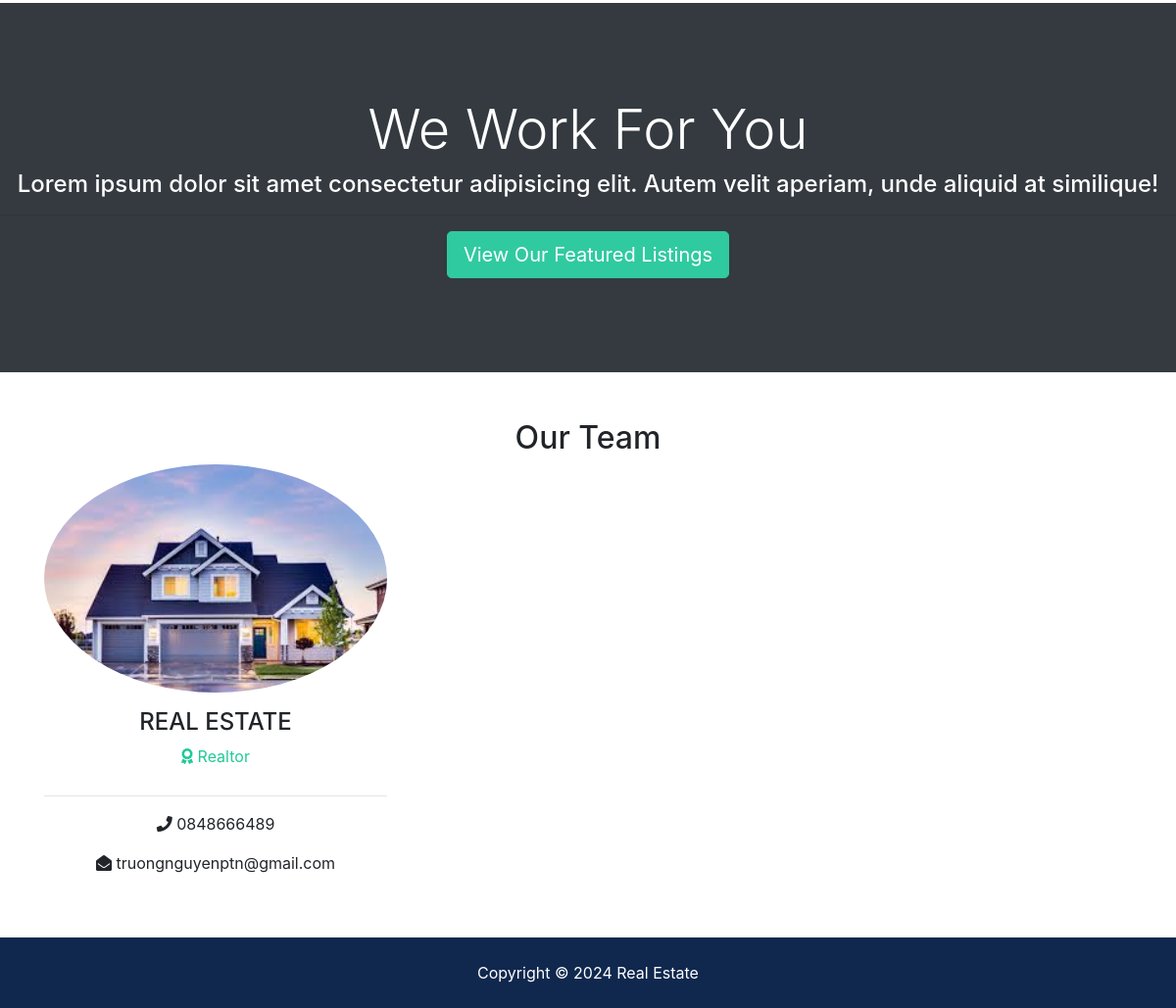
The app's page /about (lower part), older data.
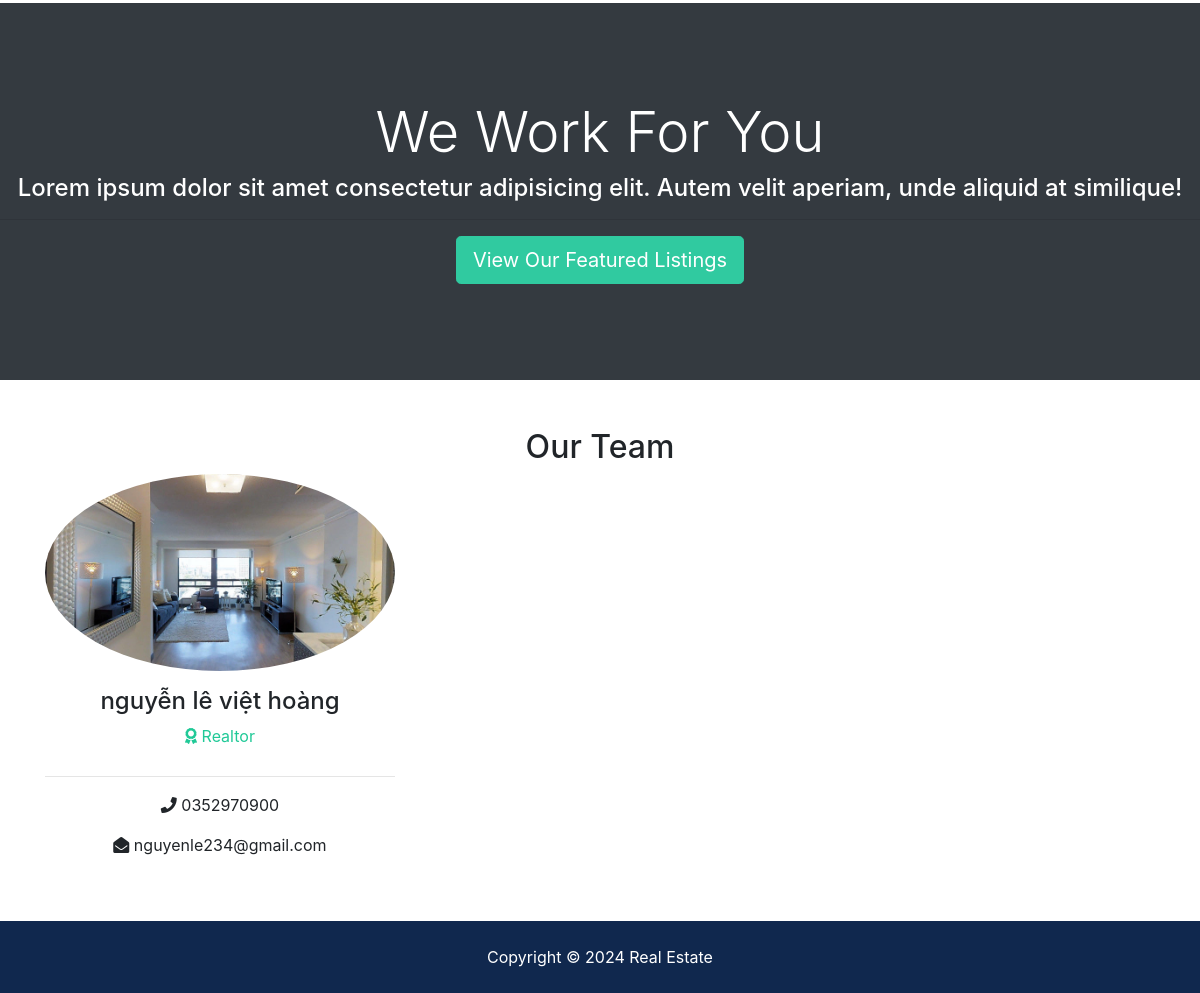
The same page, newer data.
### realtors/models.py (models this page shows, shortened)
class Realtor(models.Model):
  name = models.CharField(max_length=200)
  photo = models.ImageField(upload_to='photos/%Y/%m/%d/')
  description = models.TextField(blank=True)
  phone = models.CharField(max_length=20)
  email = models.CharField(max_length=50)
  is_mvp = models.BooleanField(default=False)
  hire_date = models.DateTimeField(default=datetime.now, blank=True)

### pages/views.py (the view)
# urls.py: path('about',views.about,name ='about'),
def about(request):
    realtors = Realtor.objects.order_by('-hire_date')
    mvp_realtors = Realtor.objects.all().filter(is_mvp=True)
    context = {
        'realtors': realtors,
        'mvp_realtors': mvp_realtors
    }
    return render(request, 'pages/about.html', context)

### templates/pages/about.html (shortened to what this page needs)
{% extends 'base.html' %}
{% load static %}
{% block content %}
  <section id="work" class="bg-dark text-white text-center">
    <h2 class="display-4">We Work For You</h2>
    <h4>Lorem ipsum dolor sit amet consectetur adipisicing elit. Autem velit aperiam, unde aliquid at similique!</h4>
    <hr>
    <a href="{% url 'listings' %}" class="btn btn-secondary text-white btn-lg">View Our Featured Listings</a>
  </section>
  <section id="team" class="py-5">
    <div class="container">
      <h2 class="text-center">Our Team</h2>
      <div class="row text-center">
        {% if realtors %}
          {% for realtor in realtors %}
          <div class="col-md-4">
              <img src="{{ realtor.photo.url }}" alt="" class="rounded-circle mb-3">
              <h4>{{ realtor.name }}</h4>
              <p class="text-success">
                <i class="fas fa-award text-success mb-3"></i> Realtor</p>
              <hr>
              <p>
                <i class="fas fa-phone"></i> {{ realtor.phone }}</p>
              <p>
                <i class="fas fa-envelope-open"></i> {{ realtor.email }}</p>
            </div>
          {% endfor %}
        {% else %}
          <div class="col-md-12">
            <p>No Realtors Available</p>
          </div>
        {% endif %}
      </div>
    </div>
  </section>
{% endblock %}

Row changes from the older to the newer data that the page shows:
changed Realtor: photo: a different picture; name "REAL ESTATE" → "nguyễn lê việt hoàng"; phone "0848666489" → "0352970900"; email "truongnguyenptn@gmail.com" → "nguyenle234@gmail.com"
